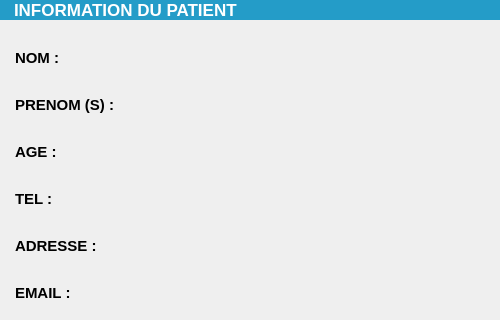
                   <widget class="QWidget" name="tab">
                    <attribute name="title">
                     <string>INFORMATIONS</string>
                    </attribute>
                    <layout class="QVBoxLayout" name="verticalLayout_7">
                     <property name="spacing">
                      <number>0</number>
                     </property>
                     <property name="leftMargin">
                      <number>0</number>
                     </property>
                     <property name="topMargin">
                      <number>0</number>
                     </property>
                     <property name="rightMargin">
                      <number>0</number>
                     </property>
                     <property name="bottomMargin">
                      <number>0</number>
                     </property>
                     <item>
                      <widget class="QFrame" name="frame_13">
                       <property name="maximumSize">
                        <size>
                         <width>16777215</width>
                         <height>50</height>
                        </size>
                       </property>
                       <property name="styleSheet">
                        <string notr="true">background-color: rgb(36, 156, 200);
color: rgb(255, 255, 255);</string>
                       </property>
                       <property name="frameShape">
                        <enum>QFrame::NoFrame</enum>
                       </property>
                       <property name="frameShadow">
                        <enum>QFrame::Raised</enum>
                       </property>
                       <layout class="QHBoxLayout" name="horizontalLayout_12">
                        <property name="leftMargin">
                         <number>14</number>
                        </property>
                        <property name="topMargin">
                         <number>0</number>
                        </property>
                        <property name="bottomMargin">
                         <number>0</number>
                        </property>
                        <item>
                         <widget class="QLabel" name="label_5">
                          <property name="font">
                           <font>
                            <pointsize>13</pointsize>
                            <weight>75</weight>
                            <bold>true</bold>
                           </font>
                          </property>
                          <property name="text">
                           <string>INFORMATION DU PATIENT</string>
                          </property>
                         </widget>
                        </item>
                        <item>
                         <widget class="QPushButton" name="btnRetourGestPatient">
                          <property name="maximumSize">
                           <size>
                            <width>55</width>
                            <height>45</height>
                           </size>
                          </property>
                          <property name="cursor">
                           <cursorShape>PointingHandCursor</cursorShape>
                          </property>
                          <property name="styleSheet">
                           <string notr="true">border: none;</string>
                          </property>
                          <property name="text">
                           <string/>
                          </property>
                          <property name="icon">
                           <iconset>
                            <normaloff>:/ICON/arrow-back-outline.svg</normaloff>:/ICON/arrow-back-outline.svg</iconset>
                          </property>
                          <property name="iconSize">
                           <size>
                            <width>45</width>
                            <height>45</height>
                           </size>
                          </property>
                          <property name="flat">
                           <bool>true</bool>
                          </property>
                         </widget>
                        </item>
                       </layout>
                      </widget>
                     </item>
                     <item>
                      <widget class="QFrame" name="frame_14">
                       <property name="frameShape">
                        <enum>QFrame::NoFrame</enum>
                       </property>
                       <property name="frameShadow">
                        <enum>QFrame::Raised</enum>
                       </property>
                       <layout class="QVBoxLayout" name="verticalLayout_11">
                        <property name="spacing">
                         <number>0</number>
                        </property>
                        <property name="leftMargin">
                         <number>0</number>
                        </property>
                        <property name="topMargin">
                         <number>0</number>
                        </property>
                        <property name="rightMargin">
                         <number>0</number>
                        </property>
                        <property name="bottomMargin">
                         <number>0</number>
                        </property>
                        <item>
                         <widget class="QFrame" name="info">
                          <property name="minimumSize">
                           <size>
                            <width>500</width>
                            <height>250</height>
                           </size>
                          </property>
                          <property name="maximumSize">
                           <size>
                            <width>500</width>
                            <height>300</height>
                           </size>
                          </property>
                          <layout class="QGridLayout" name="gridLayout">
                           <property name="leftMargin">
                            <number>15</number>
                           </property>
                           <property name="spacing">
                            <number>0</number>
                           </property>
                           <item row="0" column="1">
                            <widget class="QLabel" name="LA_nom">
                             <property name="minimumSize">
                              <size>
                               <width>0</width>
                               <height>57</height>
                              </size>
                             </property>
                             <property name="font">
                              <font>
                               <pointsize>10</pointsize>
                               <weight>75</weight>
                               <bold>true</bold>
                              </font>
                             </property>
                             <property name="text">
                              <string/>
                             </property>
                            </widget>
                           </item>
                           <item row="5" column="1">
                            <widget class="QLabel" name="LA_email">
                             <property name="minimumSize">
                              <size>
                               <width>0</width>
                               <height>57</height>
                              </size>
                             </property>
                             <property name="font">
                              <font>
                               <pointsize>10</pointsize>
                               <weight>75</weight>
                               <bold>true</bold>
                              </font>
                             </property>
                             <property name="text">
                              <string/>
                             </property>
                            </widget>
                           </item>
                           <item row="2" column="1">
                            <widget class="QLabel" name="LA_age">
                             <property name="minimumSize">
                              <size>
                               <width>0</width>
                               <height>57</height>
                              </size>
                             </property>
                             <property name="font">
                              <font>
                               <pointsize>10</pointsize>
                               <weight>75</weight>
                               <bold>true</bold>
                              </font>
                             </property>
                             <property name="text">
                              <string/>
                             </property>
                            </widget>
                           </item>
                           <item row="1" column="0">
                            <widget class="QLabel" name="label_8">
                             <property name="minimumSize">
                              <size>
                               <width>0</width>
                               <height>57</height>
                              </size>
                             </property>
                             <property name="font">
                              <font>
                               <pointsize>11</pointsize>
                               <weight>75</weight>
                               <bold>true</bold>
                              </font>
                             </property>
                             <property name="text">
                              <string>PRENOM (S) :</string>
                             </property>
                            </widget>
                           </item>
                           <item row="0" column="0">
                            <widget class="QLabel" name="label_7">
                             <property name="minimumSize">
                              <size>
                               <width>0</width>
                               <height>57</height>
                              </size>
                             </property>
                             <property name="maximumSize">
                              <size>
                               <width>235</width>
                               <height>16777215</height>
                              </size>
                             </property>
                             <property name="font">
                              <font>
                               <pointsize>11</pointsize>
                               <weight>75</weight>
                               <bold>true</bold>
                              </font>
                             </property>
                             <property name="text">
                              <string>NOM :</string>
                             </property>
                            </widget>
                           </item>
                           <item row="2" column="0">
                            <widget class="QLabel" name="label_9">
                             <property name="minimumSize">
                              <size>
                               <width>0</width>
                               <height>57</height>
                              </size>
                             </property>
                             <property name="font">
                              <font>
                               <pointsize>11</pointsize>
                               <weight>75</weight>
                               <bold>true</bold>
                              </font>
                             </property>
                             <property name="text">
                              <string>AGE :</string>
                             </property>
                            </widget>
                           </item>
                           <item row="3" column="0">
                            <widget class="QLabel" name="label_10">
                             <property name="minimumSize">
                              <size>
                               <width>0</width>
                               <height>57</height>
                              </size>
                             </property>
                             <property name="font">
                              <font>
                               <pointsize>11</pointsize>
                               <weight>75</weight>
                               <bold>true</bold>
                              </font>
                             </property>
                             <property name="text">
                              <string>TEL :</string>
                             </property>
                            </widget>
                           </item>
                           <item row="3" column="1">
                            <widget class="QLabel" name="LA_tel">
                             <property name="minimumSize">
                              <size>
                               <width>0</width>
                               <height>57</height>
                              </size>
                             </property>
                             <property name="font">
                              <font>
                               <pointsize>10</pointsize>
                               <weight>75</weight>
                               <bold>true</bold>
                              </font>
                             </property>
                             <property name="text">
                              <string/>
                             </property>
                            </widget>
                           </item>
                           <item row="4" column="0">
                            <widget class="QLabel" name="label_12">
                             <property name="minimumSize">
                              <size>
                               <width>0</width>
                               <height>57</height>
                              </size>
                             </property>
                             <property name="font">
                              <font>
                               <pointsize>11</pointsize>
                               <weight>75</weight>
                               <bold>true</bold>
                              </font>
                             </property>
                             <property name="text">
                              <string>ADRESSE :</string>
                             </property>
                            </widget>
                           </item>
                           <item row="1" column="1">
                            <widget class="QLabel" name="LA_prenom">
                             <property name="minimumSize">
                              <size>
                               <width>0</width>
                               <height>57</height>
                              </size>
                             </property>
                             <property name="font">
                              <font>
                               <pointsize>10</pointsize>
                               <weight>75</weight>
                               <bold>true</bold>
                              </font>
                             </property>
                             <property name="text">
                              <string/>
                             </property>
                            </widget>
                           </item>
                           <item row="4" column="1">
                            <widget class="QLabel" name="LA_adresse">
                             <property name="minimumSize">
                              <size>
                               <width>0</width>
                               <height>57</height>
                              </size>
                             </property>
                             <property name="font">
                              <font>
                               <pointsize>10</pointsize>
                               <weight>75</weight>
                               <bold>true</bold>
                              </font>
                             </property>
                             <property name="text">
                              <string/>
                             </property>
                            </widget>
                           </item>
                           <item row="5" column="0">
                            <widget class="QLabel" name="label_13">
                             <property name="minimumSize">
                              <size>
                               <width>0</width>
                               <height>57</height>
                              </size>
                             </property>
                             <property name="font">
                              <font>
                               <pointsize>11</pointsize>
                               <weight>75</weight>
                               <bold>true</bold>
                              </font>
                             </property>
                             <property name="text">
                              <string>EMAIL :</string>
                             </property>
                            </widget>
                           </item>
                          </layout>
                         </widget>
                        </item>
                        <item>
                         <widget class="QFrame" name="frame_15">
                          <property name="styleSheet">
                           <string notr="true">background-color: rgb(227, 237, 243);</string>
                          </property>
                          <property name="frameShape">
                           <enum>QFrame::NoFrame</enum>
                          </property>
                          <property name="frameShadow">
                           <enum>QFrame::Raised</enum>
                          </property>
                         </widget>
                        </item>
                       </layout>
                      </widget>
                     </item>
                    </layout>
                   </widget>
